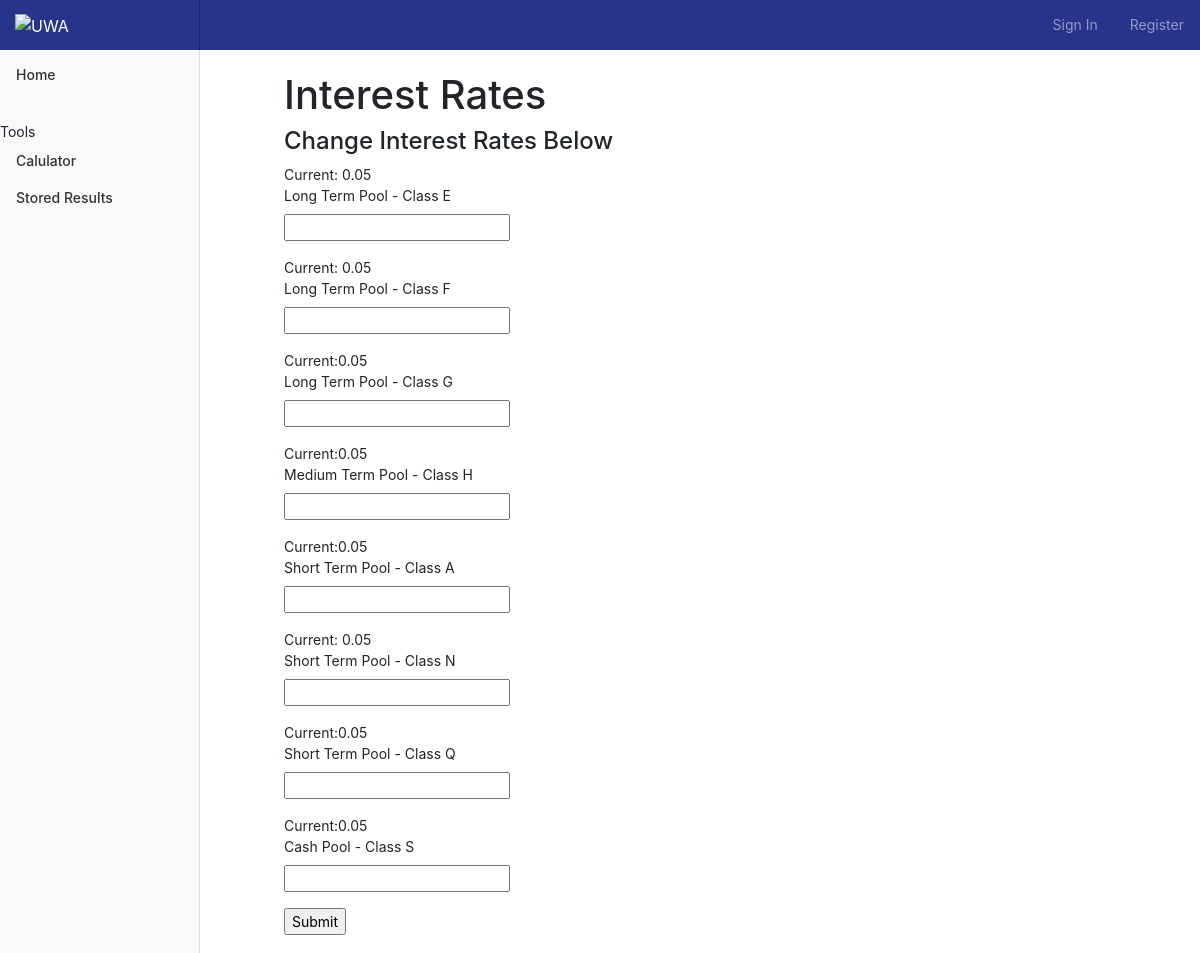
/admin, run on an earlier commit of the app's database.
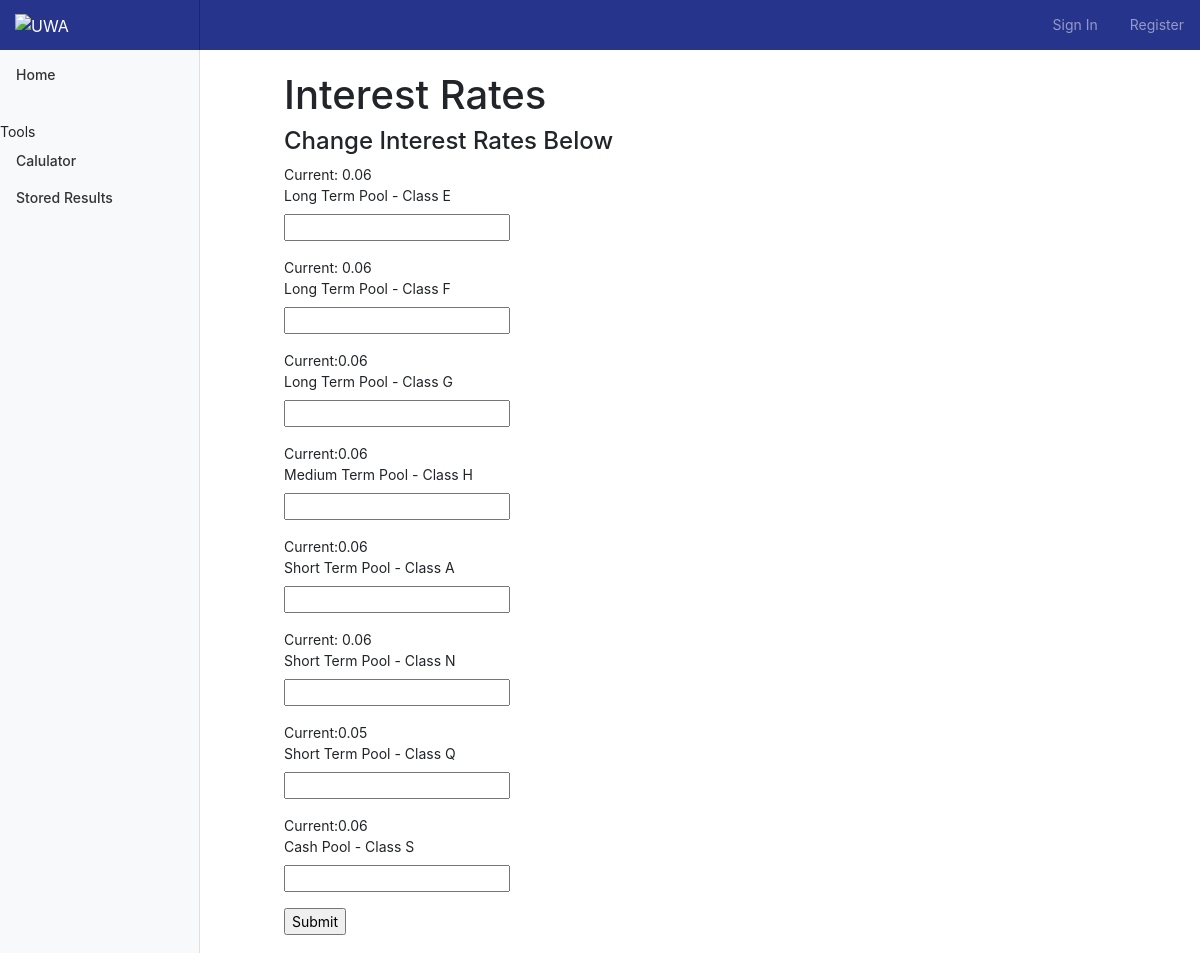
And on a later commit of the database.
### app/models.py (models this page shows, shortened)
class InterestRates(db.Model):
    id = db.Column(db.Integer, primary_key=True)
    ClassE = db.Column(db.Float)
    ClassF = db.Column(db.Float)
    ClassG = db.Column(db.Float)
    ClassH = db.Column(db.Float)
    ClassA = db.Column(db.Float)
    ClassN = db.Column(db.Float)
    ClassQ = db.Column(db.Float)
    ClassS = db.Column(db.Float)

### app/routes.py (the view, shortened to what this page needs)
@app.route('/admin', methods=['GET', 'POST'])
def admin():
    form = InterestRatesForm()
    Interest = InterestRates.query.first()
    return render_template('admin.html', title='Admin', form=form, Interest=Interest)

### app/forms.py
class InterestRatesForm(FlaskForm):
    ClassE = DecimalField('Long Term Pool - Class E')
    ClassF = DecimalField('Long Term Pool - Class F')
    ClassG = DecimalField('Long Term Pool - Class G')
    ClassH = DecimalField('Medium Term Pool - Class H')
    ClassA = DecimalField('Short Term Pool - Class A')
    ClassN = DecimalField('Short Term Pool - Class N')
    ClassQ = DecimalField('Short Term Pool - Class Q')
    ClassS = DecimalField('Cash Pool - Class S')
    submit = SubmitField('Submit')

### app/templates/admin.html (shortened to what this page needs)
{% extends "base.html" %} {% block content %}
<main role="main" class="col-md-9 ml-sm-auto col-lg-10 px-4">
    <div class="container-fluid">
        <div class="leftSide col-lg-1">
        </div>
        <div class="mainArea col-lg-10">
            <div class="signin container-fluid">
                <div class="col-lg-10"></div>
                <div class="col-lg-10">
                    <div class="special">
                        <br>
                        <h1>Interest Rates</h1>
                    </div>
                    <div class="form">
                        <h4>Change Interest Rates Below</h4>
                        <form action="" method="post" novalidate>
                            <p>
                                Current: {{ Interest.ClassE }} <br> {{ form.ClassE.label }}<br> {{ form.ClassE(size=5) }}<br>
                            </p>
                            <p>
                                Current: {{ Interest.ClassF }} <br>{{ form.ClassF.label }}<br> {{ form.ClassF(size=5) }}<br>
                            </p>
                            <p>
                                Current:{{ Interest.ClassG }} <br>{{ form.ClassG.label }}<br> {{ form.ClassG(size=5) }}<br>
                            </p>
                            <p>
                                Current:{{ Interest.ClassH }} <br>{{ form.ClassH.label }}<br> {{ form.ClassH(size=5) }}<br>
                            </p>
                            <p>
                                Current:{{ Interest.ClassA }} <br>{{ form.ClassA.label }}<br> {{ form.ClassA(size=5) }}<br>
                            </p>
                            <p>
                                Current: {{ Interest.ClassN }}<br> {{ form.ClassN.label }}<br> {{ form.ClassN(size=5) }}<br>
                            </p>
                            <p>
                                Current:{{ Interest.ClassQ }}<br> {{ form.ClassQ.label }}<br> {{ form.ClassQ(size=5) }}<br>
                            </p>
                            <p>
                                Current:{{ Interest.ClassS }} <br>{{ form.ClassS.label }}<br> {{ form.ClassS(size=5) }}<br>
                            </p>
                            <p>{{ form.submit() }}</p>
                        </form>
                    </div>
                </div>
            </div>
        </div>
    </div>
</main>
{% endblock %}

### app/templates/base.html (shortened to what this page needs)
<!doctype html>
<html lang="en">
<head>
    <link rel="stylesheet" href="https://maxcdn.bootstrapcdn.com/bootstrap/4.0.0/css/bootstrap.min.css">
    <link rel="stylesheet" href="../static/stylesheet.css">
</head>
<body>
    <nav class="navbar navbar-dark fixed-top flex-md-nowrap p-0 shadow">
        <a class="navbar-brand col-sm-3 col-md-2 mr-0" href="/"><img src="https://static.weboffice.uwa.edu.au/visualid/sites/alpha/img/uwacrest-white.svg" alt=UWA height=30px; width=98px></a>
        {% if current_user.is_authenticated %}
        <ul class="navbar-nav px-3">
            <li class="nav-item text-nowrap">
                <a class="nav-link" href="{{ url_for('logout') }}">Sign out</a>
            </li>
        </ul>
        {% elif current_user.is_anonymous %}
        <ul class="navbar-nav ml-auto px-3">
            <li class="nav-item text-nowrap">
                <a class="nav-link" href="{{ url_for('signin') }}">Sign In</a>
            </li>
        </ul>
        <ul class="navbar-nav px-3">
            <li class="nav-item text-nowrap">
                <a class="nav-link" href="{{ url_for('signup') }}">Register</a>
            </li>
        </ul>
        {% endif %}
    </nav>
    <div class="container-fluid">
        <div class="row">
            <nav class="col-md-2 d-none d-md-block bg-light sidebar">
                <div class="sidebar-sticky">
                    <ul class="nav flex-column">
                        <li class="nav-item">
                            <a class="nav-link" href="/">
                                 Home <span class="sr-only">(current)</span>
                            </a>
                            <span>Tools</span>
                        </li>
                        <li class="nav-item ">
                            <a class="nav-link " href="{{ url_for( 'calcs') }} ">
                                 Calulator
                            </a>
                        </li>
                        <li class="nav-item ">
                            <a class="nav-link " href="{{ url_for( 'profile') }} ">
                                 Stored Results
                            </a>
                        </li>
                    </ul>
                </div>
            </nav>
        </div>
    </div>
    {% block content %} {% endblock %}
</body>
</html>

### app/static/stylesheet.css (style rules this page uses)
body { font-size: .875rem; background-color: white; }
.sidebar { position: fixed; top: 0; bottom: 0; left: 0; z-index: 100; padding: 48px 0 0; box-shadow: inset -1px 0 0 rgba(0, 0, 0, .1); }
.sidebar-sticky { position: relative; top: 0; height: calc(100vh - 48px); padding-top: .5rem; overflow-x: hidden; overflow-y: auto; }
.sidebar .nav-link { font-weight: 500; color: #333; }
[role="main"] { padding-top: 48px; }
.navbar-brand { padding-top: .75rem; padding-bottom: .75rem; font-size: 1rem; background-color: #27348b; box-shadow: inset -1px 0 0 rgba(0, 0, 0, .25); }
.navbar-dark { background-color: #27348b; }
.nav-link { color: white; }

What changed in the data, as far as the page shows it:
changed InterestRates: ClassE "0.05" → "0.06"; ClassF "0.05" → "0.06"; ClassG "0.05" → "0.06"; ClassH "0.05" → "0.06"; ClassA "0.05" → "0.06"; ClassN "0.05" → "0.06"; ClassS "0.05" → "0.06"
